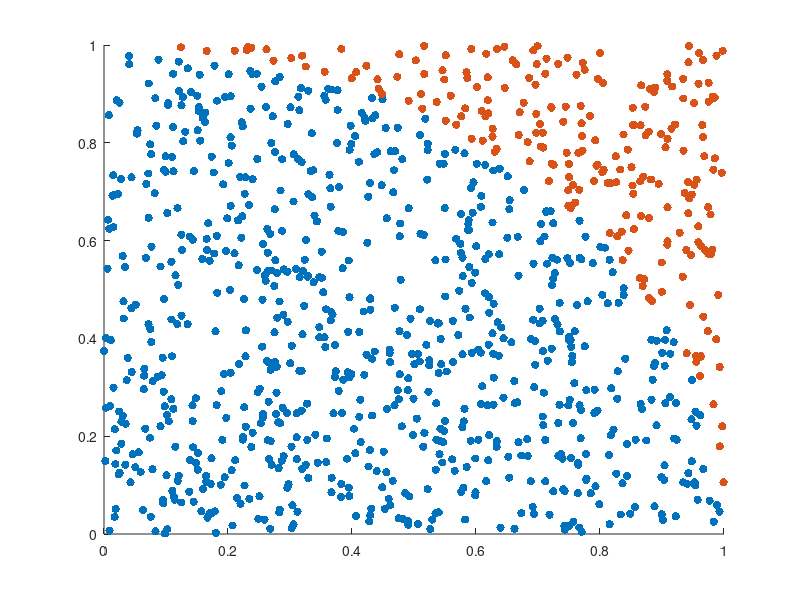

Write the MATLAB code that produced this figure.
clear all;

% Number of samples
N = 1000;

% Set inside and outside points to zero
n_in = 0;
n_out = 0;

% Radius of sphere
r = 1.0;

% Generate random (x,y) points in (x,y) plane of size (r,r)
x = r*rand(N,1);
y = r*rand(N,1);


for i = 1:N % Loop oer all random points
	if (x(i)^2+y(i)^2) <= r*r  % Is the random point inside of the circle?
		n_in = n_in + 1;
		x_in(n_in) = x(i);
		y_in(n_in) = y(i);
	else % Else: the random point is outside of the circle
		n_out = n_out + 1;
		x_out(n_out) = x(i);
		y_out(n_out) = y(i);
	end

end
pi_est = 4.0 * n_in/(n_in+n_out);

% Visualise
figure(1);
scatter(x_in,y_in,'filled');
hold on;
scatter(x_out,y_out,'filled');
hold off;